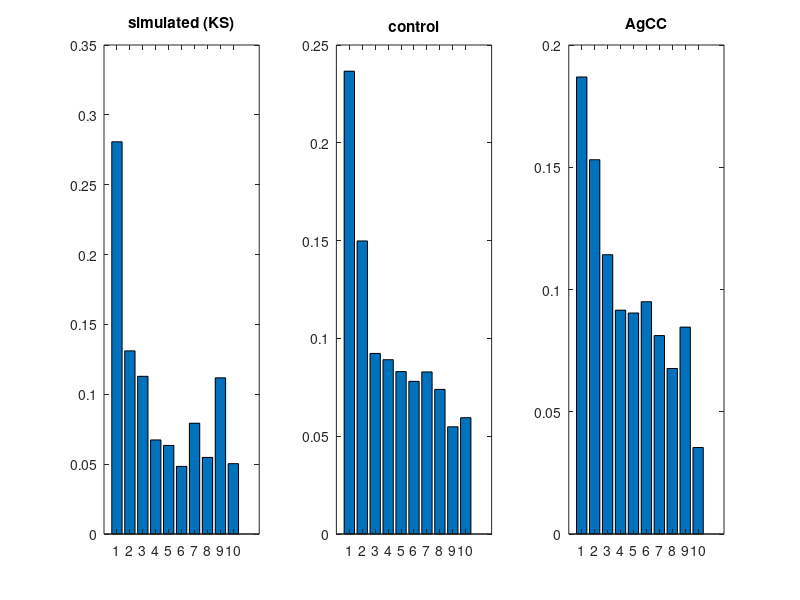
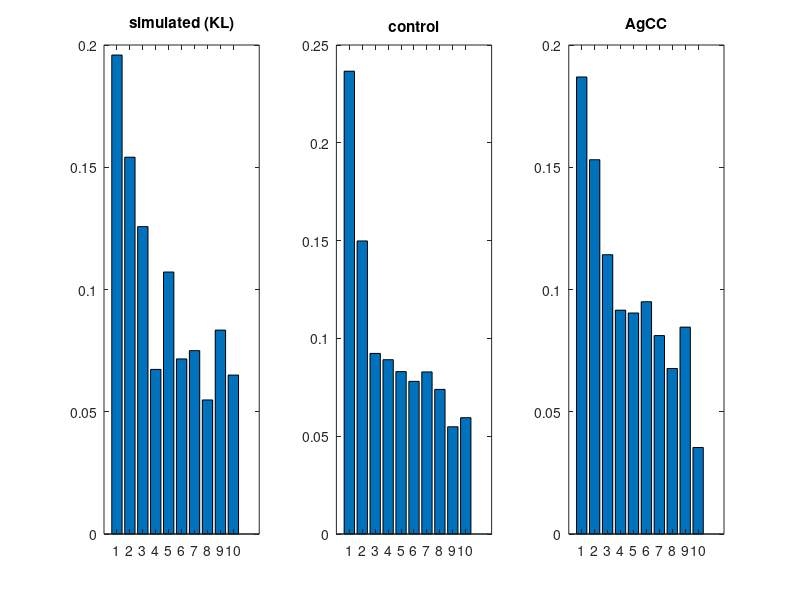

These figures' MATLAB source, in order:
clear all;
load meanSC_56HC_Desikan_woCC.mat;
C=meanSC;

% remove the areas with timecourses at zero from the SC matrix
load areas_zero.mat
C(areas_zero,:) = [];
C(:,areas_zero) = [];

load  optimizedhopfawake_56HC_woCC.mat;
load empiricalLEiDA.mat;

% Optimal G for KL
[M,I] = min(klpstates);
we_optim_kl = WE(I);

% Optimal G for KS
[M1,I1] = min(ksdist);
we_optim_ks = WE(I1);

%% plot PMS, simulated and empirical

% optimizing on KS 
pms = Pstatessimul(I1,:);
figure
subplot(1,3,1)
bar(pms)
title('simulated (KS)')
subplot(1,3,2)
mean_pms_control = mean(P2emp,1);
bar(mean_pms_control)
title('control')
subplot(1,3,3)
mean_pms_agCC = mean(P1emp,1);
bar(mean_pms_agCC)
title('AgCC')


% optimizing on KL
pms = Pstatessimul(I,:);
figure
subplot(1,3,1)
bar(pms)
title('simulated (KL)')
subplot(1,3,2)
mean_pms_emp = mean(P2emp,1);
bar(mean_pms_emp)
title('control')
subplot(1,3,3)
mean_pms_agCC = mean(P1emp,1);
bar(mean_pms_agCC)
title('AgCC')


%% t_test to assess significance of difference between PMS

[H_control,P_control, CI_control, STATS_control] = ttest(Pstatessimul(I,:).*ones(28,1), P2emp);
[H_agcc, P_agcc, CI_agcc, STATS_agcc] = ttest(Pstatessimul(I,:).*ones(13,1),P1emp);
